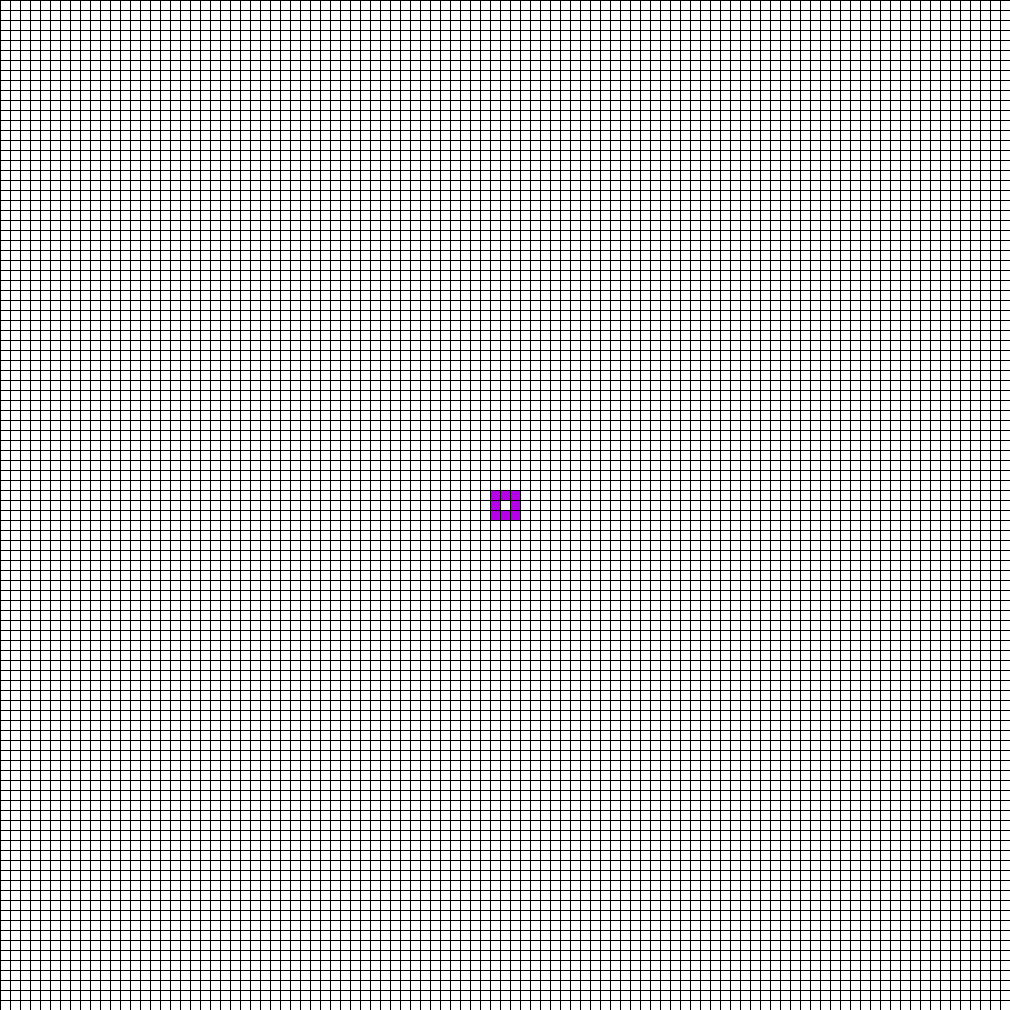
Frame 1 (no input)
Frame 60 (the mouse pressed at the canvas centre just before this capture): identical to frame 1, image omitted
Frame 120 (the mouse held since frame 60 and released just before this capture): identical to frame 1, image omitted

The Processing sketch that drew this single still picture (run headless with seeded random() and noise(); from frame 60 on, the mouse is pressed at the canvas centre):

// Processing sketch: GameOfLife_seeds_ACT
// ── GameOfLife_seeds_ACT.pde
/*
 * Amanda Tenhoff
 * Emily Meuer
 * Game of Life
 * 6/28/2016
 * translation from JavaScript to Processing
 *
 *
 ***REFERENCES***
 liveColor (181, 0, 232)
 deadColor (255)
 getAliveCount() and getDeadCount() currently look at colors
 to count live and dead cells, but since this information
 is also stored in the oldboard array, it can also just
 be counted through to find live (1) and dead (0) cells.
 
 */

color liveColor = color(181, 0, 232);
color deadColor = color(255);

int      tileSize;
int[][]  newboard;
int[][]  oldboard;
int i=0;
int j=0;

void setup()
{
  size(1010, 1010);
  tileSize = width/10; //this should be an odd number so that the design ends up being centered on the screen
  
  newboard = new int[tileSize][tileSize];
  oldboard = new int[tileSize][tileSize];
  println("oldboard.length is "+oldboard.length);
  
  //seedRPentomino();
  //seedSquare();
  seedRing();
}

void draw()
{
  if(keyPressed)
  {
    nextGeneration();
    delay(100);  //may want to shorten delay; seems laggy
  } // keyPressed
   //<>//
}//end of draw loop

void nextGeneration()
{
  for (i=0; i<oldboard.length; i++)
    {
      for (j=0; j<oldboard.length; j++)
      {
        int deadCount = getDeadCount(i, j);
        int liveCount = getAliveCount(i, j);

        /*if(i==(oldboard.length)/2 && j==(oldboard.length)/2)
        {
          println("dead is "+deadCount+" and alive is "+liveCount);
        }*/

        if (get(i*10+5, j*10+5)==deadColor)  //dealing with the dead :o
        {
          if (deadCount==3)
          {
            newboard[i][j] = 1;
          }//if dead
          else
          {
            newboard[i][j] = 0;
            //println("i is "+i+" and j is "+j);
          }//else dead
        }//if get

        else if (get(i*10+5, j*10+5) == liveColor)  //dealing with the living
        {
          if (liveCount<2 || liveCount>3)
          {
            newboard[i][j] = 0;
          } else if (liveCount>=2 && liveCount<4)
          {
            newboard[i][j] = 1;
          }
        }//else if alive
      }//for j
    }//for i
    for(i=0;i<oldboard.length;i++)
    {
      for(j=0;j<oldboard.length;j++)
      {
        if(newboard[i][j]==0)
        {
          oldboard[i][j]=0;
           stroke(0);
           fill(deadColor);
           rect(i*10,j*10,10,10);
        }
        else
        {
          oldboard[i][j]=1;
          stroke(0);
          fill(liveColor);
          rect(i*10,j*10,10,10);
        }
      }
    }
} // nextGeneration()

void seedRPentomino()
{
  for (i=0; i<oldboard.length; i++)
  {
    for (j=0; j<oldboard.length; j++)
    {
      if (i==(oldboard.length)/2 && (j>=(oldboard.length)/2-1) &&(j<=(oldboard.length)/2+1))
      {
        stroke(0);
        fill(liveColor);
        rect(i*10, j*10, 10, 10);
        oldboard[i][j]  = 1;
      } else if (j==(oldboard.length)/2-1 && i==(oldboard.length)/2+1)
      {
        stroke(0);
        fill(liveColor);
        rect(i*10, j*10, 10, 10);
        oldboard[i][j]  = 1;
      } else if (j==(oldboard.length)/2 && i==(oldboard.length)/2-1)
      {
        stroke(0);
        fill(liveColor);
        rect(i*10, j*10, 10, 10);
        oldboard[i][j]  = 1;
      } else
      {
        stroke(0);
        fill(deadColor);
        rect(i*10, j*10, 10, 10);
        oldboard[i][j]  = 0;
      }
    } // for - j
  }// for - i (drawing the initial board, R-pentomino)
} // seedRPentomino

void seedSquare()
{
  for (i=0; i<oldboard.length; i++)
  {
    for (j=0; j<oldboard.length; j++)
    {
      if (i>=(oldboard.length)/2-1 && (i<=(oldboard.length)/2+1) &&(j<=(oldboard.length)/2+1) && (j>=(oldboard.length)/2-1))
      {
        stroke(0);
        fill(liveColor);
        rect(i*10, j*10, 10, 10);
        oldboard[i][j]  = 1;
      } else
      {
        stroke(0);
        fill(deadColor);
        rect(i*10, j*10, 10, 10);
        oldboard[i][j]  = 0;
      }
    } // for - j
  }// for - i
} // seedSquare

void seedRing()
{
  for (i=0; i<oldboard.length; i++)
  {
    for (j=0; j<oldboard.length; j++)
    {
      if ((i==(oldboard.length)/2-1 && (j<=(oldboard.length)/2+1) && (j>=(oldboard.length)/2-1)) || ((i==(oldboard.length)/2+1) && (j<=(oldboard.length)/2+1) && (j>=(oldboard.length)/2-1)))
      {
        stroke(0);
        fill(liveColor);
        rect(i*10, j*10, 10, 10);
        oldboard[i][j]  = 1;
      } else if ((i==(oldboard.length)/2 && j==(oldboard.length)/2+1) || (i==(oldboard.length)/2 && j==(oldboard.length)/2-1))
      {
        stroke(0);
        fill(liveColor);
        rect(i*10, j*10, 10, 10);
        oldboard[i][j]  = 1;
      } else
      {
        stroke(0);
        fill(deadColor);
        rect(i*10, j*10, 10, 10);
        oldboard[i][j]  = 0;
      }
    } // for - j
  }// for - i
} // seedRing

int getDeadCount(int i, int j)
{
  int dead=0;
  int neigh, bors;
  for (neigh=i-1; neigh<i+2; neigh++)
  {
    for (bors=j-1; bors<j+2; bors++)
    {
      if ((get(neigh*10+5, bors*10+5) == deadColor) && neigh!=i && bors!=j && neigh>=0 && bors>=0)
      {
        dead++;
      }
    }
  }
  return dead;
}//dead count

int getAliveCount(int i, int j)
{
  int alive=0;
  int neigh, bors;
  for (neigh=i-1; neigh<i+2; neigh++)
  {
    for (bors=j-1; bors<j+2; bors++)
    {
      if ((get(neigh*10+5, bors*10+5) == liveColor) && neigh!=i && bors!=j && neigh>=0 && bors>=0)
      {
        alive++;
      }
    }
  }
  return alive;
}//live count
// ── RulesAndTips.pde
/*  *** RULES AND ALGORITHMS ***
 *
 *
 *            Rules:
 * 1. Any dead cell with exactly 3 dead neighbors becomes alive.
 * 2. Living cells with less than 2 living neighbors die.
 * 3. Living cells with more than 3 living neighbors die.
 * 4. Living cells with 2 or 3 living neighbors continue to live.
 *
 *
 *          Algorithms:
 * Two arrays are declared (one of which will serve as the old
 * copy of the other). They are declared as global variables. Then
 * the board will be initially drawn without making use of an array,
 * in the setup. Next, in draw, two functions will be called which
 * counts the living and dead neighbor cells respecively while
 * counting through a nested 'for' loop. This loop counts down each
 * column of the game board. At each new cell, using the functions
 * and the rules, a '1' (living) or a '0' (dead) is kept in the 
 * newboard array. The newboard array is then copied to oldboard,
 * and newboard is drawn and colored accordingly.
 * On the next click, the loops count through the oldboard array to
 * look for living and dead neighbors. This is recorded in the
 * newboard array. The process then repeats.
 *
 * The array keeps values in 1s but draws in 10s
 * so i=2 corresponds to the block drawn at i=20 to i=30
 *
 * By having a screen size of (1000, 1000) and each box being
 * 10 pixels by 10 pixels, the array is 1000/10 = 100 by 100.
 * However, because we center around the middle, to be centered
 * properly the array should be an odd length.
 *
 */
